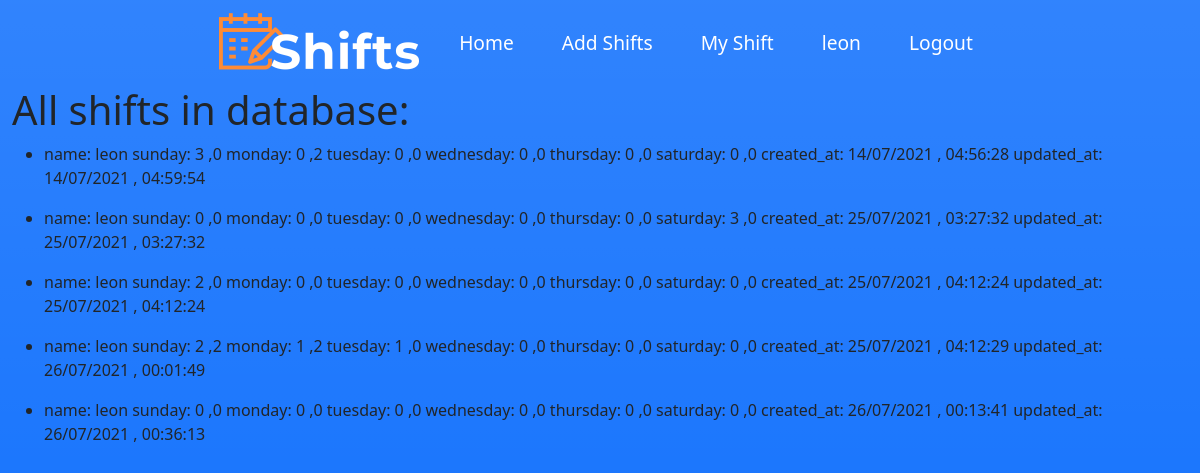
The page /allshifts/ (signed in) on the database as committed earlier.
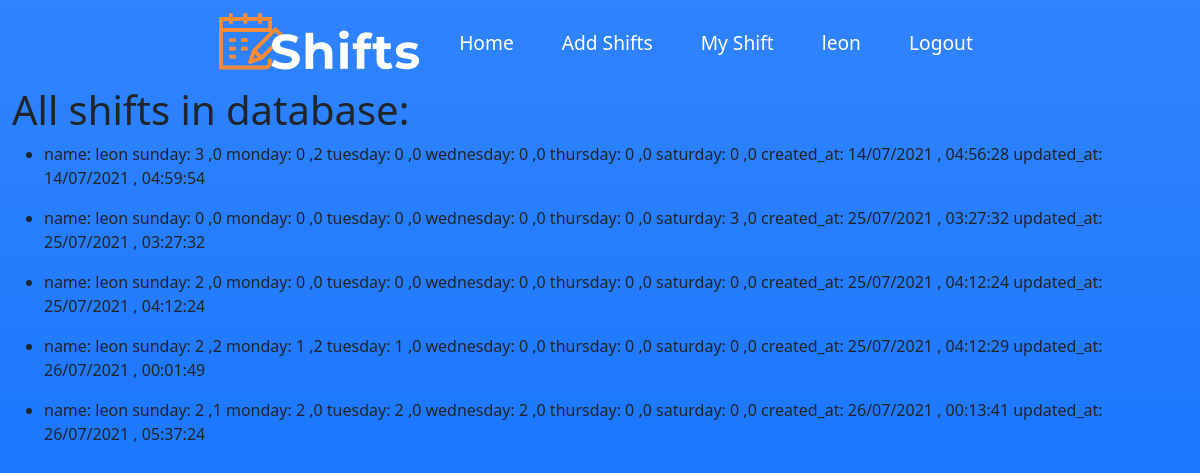
The same page on the database as committed later.
### Shifts/models.py (models this page shows, shortened)
class shiftSubmitTwo(models.Model):
    user_name = models.ForeignKey(
        settings.AUTH_USER_MODEL,
        related_name="shift_submitter",
        on_delete=models.DO_NOTHING,
    )
    for day in DAYS_OF_WEEK:
        if (day == 'friday' or day == 'saturday'):
            for shift_type,shift_hour in zip(TYPE_OF_SHIFTS,SHIFTS_HOURS_WEEKENDS  ) :
                exec(
                    f'{day}_{shift_type} = models.IntegerField(verbose_name =f"{day} {shift_type} {shift_hour}" ,default=0, choices=SUBMIT_CHOICES ,validators=[MinValueValidator(MIN_VAL_SHIFT),MaxValueValidator(MAX_VAL_SHIFT)])'
                )
        else:
            for shift_type,shift_hour in zip(TYPE_OF_SHIFTS,SHIFTS_HOURS_REG ) :
                exec(
                    f'{day}_{shift_type} = models.IntegerField(verbose_name =f"{day} {shift_type} {shift_hour}" ,default=0 , choices=SUBMIT_CHOICES ,validators=[MinValueValidator(MIN_VAL_SHIFT),MaxValueValidator(MAX_VAL_SHIFT)])'
                )
    created_at = models.DateTimeField(auto_now_add=True)
    updated_at = models.DateTimeField(auto_now=True)
    def __str__(self):
        return f"""name: {self.user_name}
                   sunday: {self.sunday_evening} ,{self.sunday_night}
                   monday: {self.monday_evening} ,{self.monday_night}
                   tuesday: {self.tuesday_evening} ,{self.tuesday_night}
                   wednesday: {self.wednesday_evening} ,{self.thursday_night}
                   thursday: {self. friday_evening} ,{self. friday_night}
                   saturday: {self.saturday_evening} ,{self.saturday_night}
                   created_at: {self.created_at.strftime("%d/%m/%Y , %H:%M:%S")}
                   updated_at: {self.updated_at.strftime("%d/%m/%Y , %H:%M:%S")}
                                                                             """

### Shifts/views.py (the view)
# urls.py: path("allshifts/", views.all_shifts, name="all_shifts"),
@staff_member_required()
def all_shifts(request, up_to_days_ago=None):
    if (
        not up_to_days_ago == None
    ):  # if up_to_days_ago exsits than query  up to x days ago from now
        time_threshold = timezone.now() - timedelta(days=up_to_days_ago)
        all_shift_res = shiftSubmitTwo.objects.filter(
            created_at__gte=time_threshold
        )  # filter query up to x days ago from now
    else:
        all_shift_res = shiftSubmitTwo.objects.all()
    return render(request, "Shifts/all_shifts.html", {"all_shifts": all_shift_res})

### Shifts/templates/Shifts/all_shifts.html
{% extends "Shifts/layout.html" %}
{% block body %}
    <h1>All shifts in database:</h1>
     {% for shift in all_shifts %}
    <ul>
        <li> {{ shift }} </li>
    </ul>
    {% endfor %}
{% endblock %}

Rows that differ between the two databases and show on the page:
changed shiftSubmitTwo: user_name+sunday_evening+sunday_night "name: leon sunday: 0 ,0 monday: 0 ,0 tuesday: 0 ,0 wednesday: 0 ,0 thursday: 0 ,0 saturday: 0 ,0 created_at: 26/07/2021 , 00:13:41 updated_at: 26/07/2021 , 00:36:13" → "name: leon sunday: 2 ,1 monday: 2 ,0 tuesday: 2 ,0 wednesday: 2 ,0 thursday: 0 ,0 saturday: 0 ,0 created_at: 26/07/2021 , 00:13:41 updated_at: 26/07/2021 , 05:37:24"
